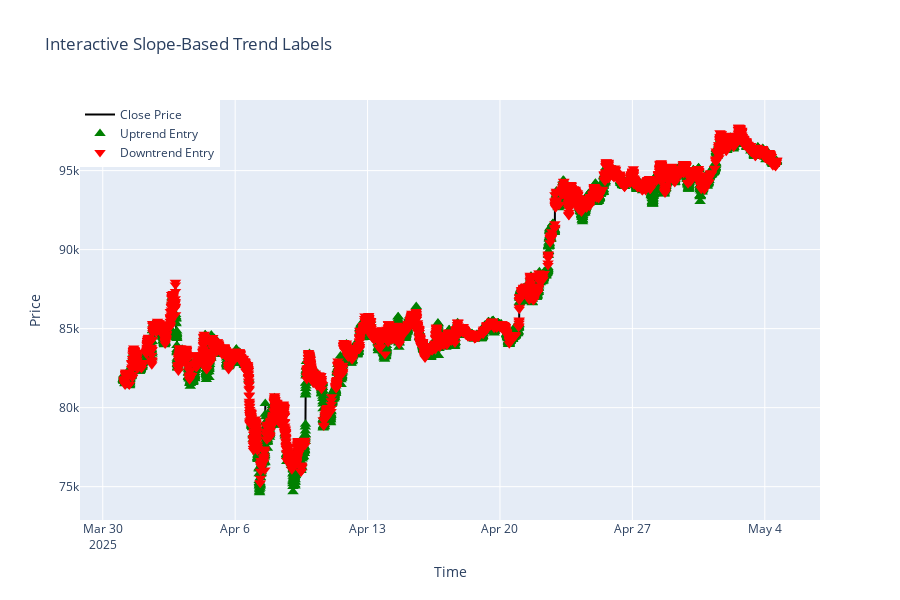

Notebook cell for this chart:
### Code cell
fig = go.Figure()

# Price line
fig.add_trace(go.Scatter(
    x=df.index,
    y=df['close'],
    mode='lines',
    name='Close Price',
    line=dict(color='black')
))

# Uptrend markers
fig.add_trace(go.Scatter(
    x=df[df['label'] == 1].index,
    y=df[df['label'] == 1]['close'],
    mode='markers',
    name='Uptrend Entry',
    marker=dict(symbol='triangle-up', size=10, color='green')
))

# Downtrend markers
fig.add_trace(go.Scatter(
    x=df[df['label'] == -1].index,
    y=df[df['label'] == -1]['close'],
    mode='markers',
    name='Downtrend Entry',
    marker=dict(symbol='triangle-down', size=10, color='red')
))

fig.update_layout(
    title="Interactive Slope-Based Trend Labels",
    xaxis_title="Time",
    yaxis_title="Price",
    legend=dict(x=0, y=1),
    height=600
)

fig.show()

### Figure 1 — Plotly figure (JSON) as saved in the notebook; plotly's stock layout.template omitted (floating-point values rounded to 4 significant figures; data arrays with more than 128 entries replaced by an {"elided": "..."} marker saying what was removed)
{"data": [{"line": {"color": "black"}, "mode": "lines", "name": "Close Price", "type": "scatter", "x": {"elided": "9990 str values"}, "y": {"elided": "9990 float values"}}, {"marker": {"color": "green", "size": 10, "symbol": "triangle-up"}, "mode": "markers", "name": "Uptrend Entry", "type": "scatter", "x": {"elided": "5079 str values"}, "y": {"elided": "5079 float values"}}, {"marker": {"color": "red", "size": 10, "symbol": "triangle-down"}, "mode": "markers", "name": "Downtrend Entry", "type": "scatter", "x": {"elided": "4859 str values"}, "y": {"elided": "4859 float values"}}], "layout": {"height": 600, "legend": {"x": 0, "y": 1}, "title": {"text": "Interactive Slope-Based Trend Labels"}, "xaxis": {"title": {"text": "Time"}}, "yaxis": {"title": {"text": "Price"}}}}
